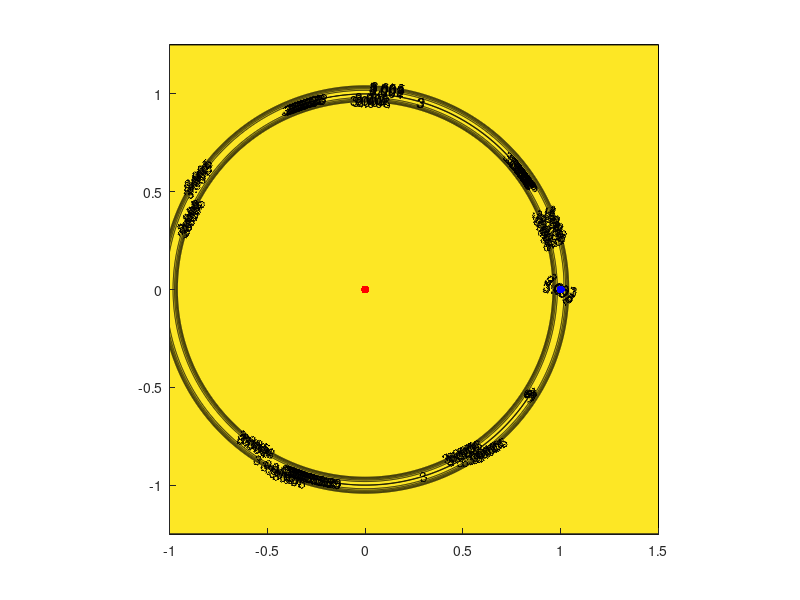

Here is the MATLAB script that generated this plot:
%% AE 502 HW1 P2, SP21
% Tiger Hou

%% initialization
close all
clear;clc

G = 1;
% mu = 0.012;  % Earth-Moon
mu = 5.974e24 / 1.989e30;  % Sun-Earth

m2 = mu;
m1 = 1 - mu;
R = 1;

alpha = m2 / (m1+m2);
beta  = m1 / (m1+m2);

x1 = -alpha*R; % construct the system with barycenter at the origin
x2 =   beta*R;

%% create contour
x = linspace(-1,1.5,2000);
y = linspace(-1.25,1.25,2000);
[X,Y] = meshgrid(x,y);

R1 = sqrt((X-x1).^2+Y.^2);
R2 = sqrt((X-x2).^2+Y.^2);
Z = X.^2 + Y.^2 + 2*(1-mu)./R1 + 2*mu./R2;

%% plot results
figure(1)
hold on
set(gca,'ColorScale','log')
% [M,c] = contourf(X,Y,Z,[3,3.05,3.1,3.162,3.2,3.5,4,4.5,5,5.5]);
% [M,c] = contourf(X,Y,Z,[2,3.171,4]);
[M,c] = contourf(X,Y,Z,2.995:0.001:3.005);
clabel(M,c)
% contourf(X,Y,Z,[3.05,3.1])
scatter(x1,0,'r','filled')
scatter(x2,0,'b','filled')
hold off
axis equal
